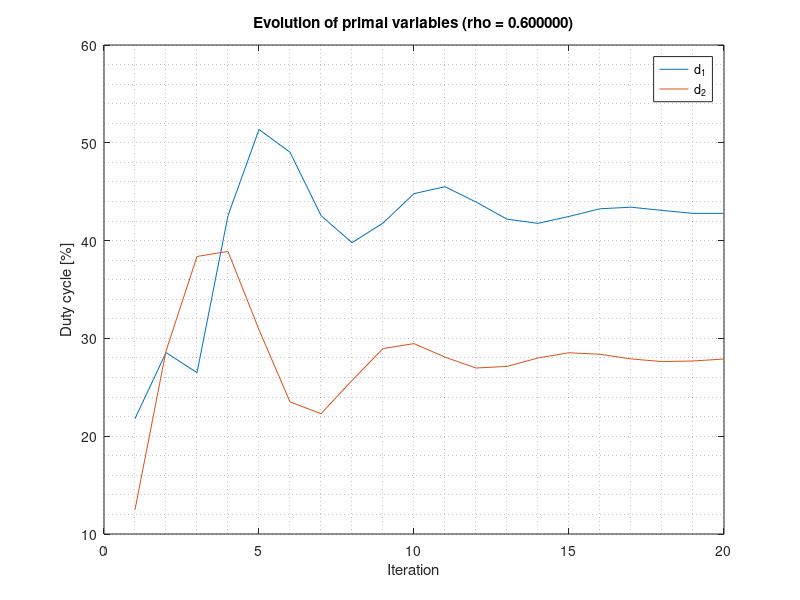
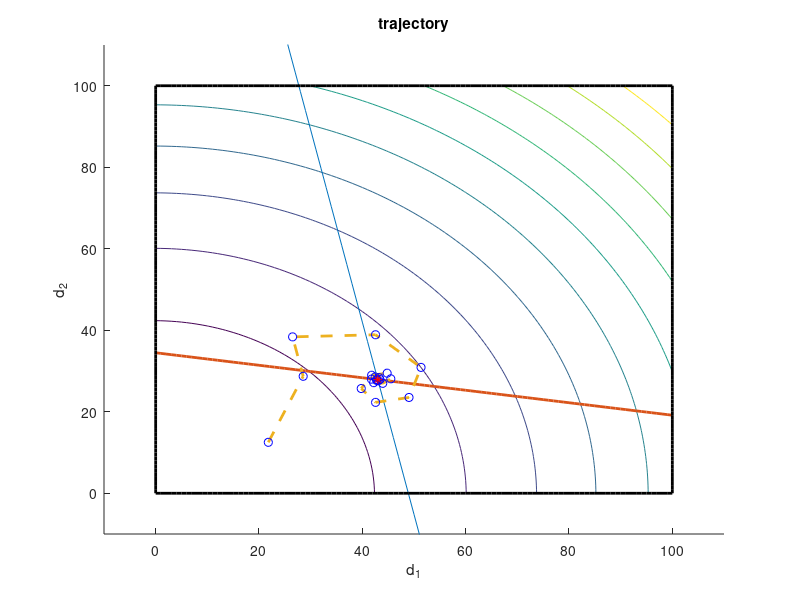

Write the MATLAB code that produced these figures, in order.
close all, clear all; clc; format shortg;

% SYSTEM / COST FUNCTION 
% k11 = 2; k12 = 1; k21 = 1; k22 = 2;
% L1 = 150; o1 = 30; L2 = 80; o2 = 0;
k11 = 1.84; k12 = 0.39; k21 = 0.40; k22 = 2.61;
L1 = 90; o1 = 0.02; L2 = 90; o2 = 0.02;
K = [k11, k12 ; k21 , k22];
L = [L1;L2]; o = [o1;o2];

c1 = 1; c2 = 1; q1 = 1; q2 = 1;
c = [c1 c2]; Q = [q1 0; 0 q2];
%% %%%%%%%%%%%%%%%%%%%%%%%%%%%%%%%%%%%%%%%%%%%%%%%%%%%%%%
% ----------------------------------------------------- %
%                 SOLVE WITH CONSENSUS
% ----------------------------------------------------- %
%%%%%%%%%%%%%%%%%%%%%%%%%%%%%%%%%%%%%%%%%%%%%%%%%%%%%%%%%
rho = 0.6;     
% ----------------------------------------------------- %
%node 1 initialization
d1 = [0;0];             % d[N_ELEMENTS]
d1_av = [0;0];          % d_av[N_ELEMENTS]
d2_copy = [0;0];        % d_copies[N_ELEMENTS][N_ELEMENTS]
y1 = [0;0];             
k1 = [k11;k12];         % unused
% ----------------------------------------------------- %
%node 2 initialization
d2 = [0;0];
d2_av = [0;0];
d1_copy = [0;0];
y2 = [0;0];
k2 = [k21;k22]; 
% ----------------------------------------------------- %

%iterations
iterations = 20;
for i=1:iterations,
  % node 1
   d11_best = -1; % d_best
   d12_best = -1; % d_best
   min_best_1(i) = 100000; %big number // min_best
   sol_unconstrained = 1;
   sol_boundary_linear = 1;
   sol_boundary_0 = 1;
   sol_boundary_100 = 1;
   sol_linear_0 = 1;
   sol_linear_100 = 1;
   z11 = -c1 - y1(1) + rho*d1_av(1);
   z12 = -y1(2) + rho*d1_av(2);
   u1 = o1-L1;
   u2 = 0;
   u3 = 100;
   p11 = 1/(rho+q1);
   p12 = 1/rho;
   n = k11*k11*p11 + k12*k12*p12;
   w1 = -k11*p11*z11-k12*z12*p12;
   w2 = -z11*p11;
   w3 = z11*p11;
   
   %% %%%%%%%%%%%%%%%%%%%%%%%%%%%%%%%%%%%%%%%%%%%%%%%%%%%%%%
   %            compute unconstrained minimum
   %%%%%%%%%%%%%%%%%%%%%%%%%%%%%%%%%%%%%%%%%%%%%%%%%%%%%%%%%
   d11u = p11*z11;
   d12u = p12*z12;
   buffer1_u(1,i) = d11u;
   buffer1_u(2,i) = d12u;
   %check feasibility of unconstrained minimum using local constraints
   if (d11u < 0), sol_unconstrained = 0; end;
   if (d11u > 100), sol_unconstrained = 0; end;
   if (k11*d11u + k12*d12u < L1-o1), sol_unconstrained = 0; end;
   % compute function value and if best store new optimum
   buffer1_u(3,i) = 0.5*q1*d11u^2 + c1*d11u + y1(1)*(d11u-d1_av(1)) + ...
           y1(2)*(d12u-d1_av(2)) + rho/2*(d11u-d1_av(1))^2 + rho/2*(d12u-d1_av(2))^2;
   if sol_unconstrained, 
       min_unconstrained = 0.5*q1*d11u^2 + c1*d11u + y1(1)*(d11u-d1_av(1)) + ...
           y1(2)*(d12u-d1_av(2)) + rho/2*(d11u-d1_av(1))^2 + rho/2*(d12u-d1_av(2))^2;
       if min_unconstrained < min_best_1(i),
           d11_best = d11u;
           d12_best = d12u;
           min_best_1(i) = min_unconstrained;
       end;
   end;
  
   %% %%%%%%%%%%%%%%%%%%%%%%%%%%%%%%%%%%%%%%%%%%%%%%%%%%%%%%
   %    compute minimum constrained to linear boundary   
   %%%%%%%%%%%%%%%%%%%%%%%%%%%%%%%%%%%%%%%%%%%%%%%%%%%%%%%%%
   d11bl = p11*z11+p11*k11/n*(w1-u1);
   d12bl = p12*z12+p12*k12/n*(w1-u1);  
   buffer1_l(1,i) = d11bl;
   buffer1_l(2,i) = d12bl;
   %check feasibility of minimum constrained to linear boundary
   if (d11bl < 0), sol_boundary_linear = 0; end;
   if (d11bl > 100), sol_boundary_linear = 0; end;
   % compute function value and if best store new optimum
   buffer1_l(3,i) = 0.5*q1*d11bl^2 + c1*d11bl + y1(1)*(d11bl-d1_av(1)) + ...
           y1(2)*(d12bl-d1_av(2)) + rho/2*(d11bl-d1_av(1))^2 + rho/2*(d12bl-d1_av(2))^2;
   if sol_boundary_linear, 
        min_boundary_linear = 0.5*q1*d11bl^2 + c1*d11bl + y1(1)*(d11bl-d1_av(1)) + ...
           y1(2)*(d12bl-d1_av(2)) + rho/2*(d11bl-d1_av(1))^2 + rho/2*(d12bl-d1_av(2))^2;
       if min_boundary_linear < min_best_1(i),
           d11_best = d11bl;
           d12_best = d12bl;
           min_best_1(i) = min_boundary_linear;
       end;
   end;
   
   %% %%%%%%%%%%%%%%%%%%%%%%%%%%%%%%%%%%%%%%%%%%%%%%%%%%%%%%
   %compute minimum constrained to 0 boundary
   %%%%%%%%%%%%%%%%%%%%%%%%%%%%%%%%%%%%%%%%%%%%%%%%%%%%%%%%%
   d11b0 = 0;
   d12b0 = p12*z12;
   buffer1_b0(1,i) = d11b0;
   buffer1_b0(2,i) = d12b0;
   %check feasibility of minimum constrained to 0 boundary
   if (d11b0 > 100), sol_boundary_0 = 0; end;
   if (k11*d11b0 + k12*d12b0 < L1-o1), sol_boundary_0 = 0; end;
   % compute function value and if best store new optimum
   buffer1_b0(3,i) = 0.5*q1*d11b0^2 + c1*d11b0 + y1(1)*(d11b0-d1_av(1)) + ...
           y1(2)*(d12b0-d1_av(2)) + rho/2*(d11b0-d1_av(1))^2 + rho/2*(d12b0-d1_av(2))^2;
   if sol_boundary_0, 
        min_boundary_0 = 0.5*q1*d11b0^2 + c1*d11b0 + y1(1)*(d11b0-d1_av(1)) + ...
           y1(2)*(d12b0-d1_av(2)) + rho/2*(d11b0-d1_av(1))^2 + rho/2*(d12b0-d1_av(2))^2;
       if min_boundary_0 < min_best_1(i),
           d11_best = d11b0;
           d12_best = d12b0;
           min_best_1(i) = min_boundary_0;
       end;
   end;
   
   %% %%%%%%%%%%%%%%%%%%%%%%%%%%%%%%%%%%%%%%%%%%%%%%%%%%%%%%
   %    compute minimum constrained to 100 boundary
   %%%%%%%%%%%%%%%%%%%%%%%%%%%%%%%%%%%%%%%%%%%%%%%%%%%%%%%%%
   d11b100 = 100;
   d12b100 = p12*z12;
   buffer1_b100(1,i) = d11b100;
   buffer1_b100(2,i) = d12b100;
   %check feasibility of minimum constrained to 100 boundary
   if (d11b0 < 0), sol_boundary_100 = 0; end;
   if (k11*d11b100 + k12*d12b100 < L1-o1), sol_boundary_100 = 0; end;
   % compute function value and if best store new optimum
       buffer1_b100(3,i) = 0.5*q1*d11b100^2 + c1*d11b100 + y1(1)*(d11b100-d1_av(1)) + ...
           y1(2)*(d12b100-d1_av(2)) + rho/2*(d11b100-d1_av(1))^2 + rho/2*(d12b100-d1_av(2))^2;
   if sol_boundary_100, 
        min_boundary_100 = 0.5*q1*d11b100^2 + c1*d11b100 + y1(1)*(d11b100-d1_av(1)) + ...
           y1(2)*(d12b100-d1_av(2)) + rho/2*(d11b100-d1_av(1))^2 + rho/2*(d12b100-d1_av(2))^2;
       if min_boundary_100 < min_best_1(i),
           d11_best = d11b100;
           d12_best = d12b100;
           min_best_1(i) = min_boundary_100;
       end;
   end;
   
   %% %%%%%%%%%%%%%%%%%%%%%%%%%%%%%%%%%%%%%%%%%%%%%%%%%%%%%%
   % compute minimum constrained to linear and zero boundary
   %%%%%%%%%%%%%%%%%%%%%%%%%%%%%%%%%%%%%%%%%%%%%%%%%%%%%%%%%
   common = (rho+q1)/((rho+q1)*n-k11*k11);
   det1 = common;
   det2 = -k11*common;
   det3 = det2;
   det4 = n*(rho+q1)*common;
   x1 = det1*w1 + det2*w2;
   x2 = det3*w1 + det4*w2;
   v1 = det1*u1 + det2*u2; %u2 = 0 so this can be simplified
   v2 = det3*u1 + det4*u2; %u2 = 0 so this can be simplified
   d11l0 = z11/(rho+q1) + p11*k11*(x1-v1) + p11*(x2-v2);
   d12l0 = z12/rho      + p12*k12*(x1-v1);
   buffer1_l0(1,i) = d11l0;
   buffer1_l0(2,i) = d12l0;
      %check feasibility
   if (d11l0 > 100), sol_linear_0 = 0; end;
   % compute function value and if best store new optimum
   buffer1_l0(3,i) = 0.5*q1*d11l0^2 + c1*d11l0 + y1(1)*(d11l0-d1_av(1)) + ...
           y1(2)*(d12l0-d1_av(2)) + rho/2*(d11l0-d1_av(1))^2 + rho/2*(d12l0-d1_av(2))^2;
   if sol_linear_0, 
        min_linear_0 = 0.5*q1*d11l0^2 + c1*d11l0 + y1(1)*(d11l0-d1_av(1)) + ...
           y1(2)*(d12l0-d1_av(2)) + rho/2*(d11l0-d1_av(1))^2 + rho/2*(d12l0-d1_av(2))^2;
       if min_linear_0 < min_best_1(i),
           d11_best = d11l0;
           d12_best = d12l0;
           min_best_1(i) = min_linear_0;
       end;
   end;
   
   %% %%%%%%%%%%%%%%%%%%%%%%%%%%%%%%%%%%%%%%%%%%%%%%%%%%%%%%
   % compute minimum constrained to linear and 100 boundary
   %%%%%%%%%%%%%%%%%%%%%%%%%%%%%%%%%%%%%%%%%%%%%%%%%%%%%%%%%
   common = (rho+q1)/((rho+q1)*n-k11*k11);
   det1 = common;
   det2 = k11*common;
   det3 = det2;
   det4 = n*(rho+q1)*common;
   x1 = det1*w1 + det2*w3;
   x2 = det3*w1 + det4*w3;
   v1 = det1*u1 + det2*u3; 
   v2 = det3*u1 + det4*u3; 
   d11l100 = p11*z11+p11*k11*(x1-v1)-p11*(x2-v2);
   d12l100 = p12*z12+p12*k12*(x1-v1);
   buffer1_l100(1,i) = d11l100;
   buffer1_l100(2,i) = d12l100;
   %check feasibility
   if (d11l100 < 0), sol_linear_100 = 0; end;
   % compute function value and if best store new optimum
   buffer1_l100(3,i) = 0.5*q1*d11l100^2 + c1*d11l100 + y1(1)*(d11l100-d1_av(1)) + ...
           y1(2)*(d12l100-d1_av(2)) + rho/2*(d11l100-d1_av(1))^2 + rho/2*(d12l100-d1_av(2))^2;         
   if sol_linear_100, 
        min_linear_100 = 0.5*q1*d11l100^2 + c1*d11l100 + y1(1)*(d11l100-d1_av(1)) + ...
           y1(2)*(d12l100-d1_av(2)) + rho/2*(d11l100-d1_av(1))^2 + rho/2*(d12l100-d1_av(2))^2;
       if min_linear_100 < min_best_1(i),
           d11_best = d11u;
           d12_best = d12u;
           min_best_1_(i) = min_linear_100;
       end;
    end;
    
   %% %%%%%%%%%%%%%%%%%%%%%%%%%%%%%%%%%%%%%%%%%%%%%%%%%%%%%%%%%
   %store data and save for next cycle
   %%%%%%%%%%%%%%%%%%%%%%%%%%%%%%%%%%%%%%%%%%%%%%%%%%%%%%%%%
   best_d11(i) = d11_best;
   best_d12(i) = d12_best;
   d1 = [d11_best;d12_best];
   buffer_d1(:,i) = d1;
   %compute average with available knowledge
   d1_av = (d1+d2_copy)/2;
   buffer_d1_av(:,i) = d1_av;
   %update local lagrangian
   y1 = y1 + rho*(d1-d1_av);
   buffer_y1(:,i) = y1;


% ----------------------------------------------------------------------- %

  % node 2 
  d21_best = -1;
   d22_best = -1;
   min_best_2(i) = 100000; %big number
   sol_unconstrained = 1;
   sol_boundary_linear = 1;
   sol_boundary_0 = 1;
   sol_boundary_100 = 1;
   sol_linear_0 = 1;
   sol_linear_100 = 1;
   z22 = -c2 - y2(2) + rho*d2_av(2);
   z21 = -y2(1) + rho*d2_av(1);
   u1 = o2-L2;
   u2 = 0;
   u3 = 100;
   p22 = 1/(rho+q2);
   p21 = 1/rho;
   n = k22*k22*p22 + k21*k21*p21;
   w1 = -k22*p22*z22-k21*z21*p21;
   w2 = -z22*p22;
   w3 = z22*p22;
   %compute unconstrained minimum
   d21u = p21*z21;
   d22u = p22*z22;
   buffer2_u(1,i) = d21u;
   buffer2_u(2,i) = d22u;
   %check feasibility of unconstrained minimum using local constraints
   if (d22u < 0), sol_unconstrained = 0; end;
   if (d22u > 100), sol_unconstrained = 0; end;
   if (k21*d21u + k22*d22u < L2-o2), sol_unconstrained = 0; end;
   % compute function value and if best store new optimum
   buffer2_u(3,i) = 0.5*q2*d22u^2 + c2*d22u + y2(1)*(d21u-d2_av(1)) + ...
           y2(2)*(d22u-d2_av(2)) + rho/2*(d21u-d2_av(1))^2 + rho/2*(d22u-d2_av(2))^2;
   if sol_unconstrained, 
        min_unconstrained = 0.5*q2*d22u^2 + c2*d22u + y2(1)*(d21u-d2_av(1)) + ...
           y2(2)*(d22u-d2_av(2)) + rho/2*(d21u-d2_av(1))^2 + rho/2*(d22u-d2_av(2))^2;
       if min_unconstrained < min_best_2(i),
           d21_best = d21u;
           d22_best = d22u;
           min_best_2(i) = min_unconstrained;
       end;
   end;
   %compute minimum constrained to linear boundary   
   d21bl = p21*z21+p21*k21/n*(w1-u1);
   d22bl = p22*z22+p22*k22/n*(w1-u1);
   buffer2_l(1,i) = d21bl;
   buffer2_l(2,i) = d22bl;   
   %check feasibility of minimum constrained to linear boundary
   if (d22bl < 0), sol_boundary_linear = 0; end;
   if (d22bl > 100), sol_boundary_linear = 0; end;
   % compute function value and if best store new optimum
   buffer2_l(3,i) = 0.5*q2*d22bl^2 + c2*d22bl + y2(1)*(d21bl-d2_av(1)) + ...
           y2(2)*(d22bl-d2_av(2)) + rho/2*(d21bl-d2_av(1))^2 + rho/2*(d22bl-d2_av(2))^2;
   if sol_boundary_linear, 
        min_boundary_linear = 0.5*q2*d22bl^2 + c2*d22bl + y2(1)*(d21bl-d2_av(1)) + ...
           y2(2)*(d22bl-d2_av(2)) + rho/2*(d21bl-d2_av(1))^2 + rho/2*(d22bl-d2_av(2))^2;
       if min_boundary_linear < min_best_2(i),
           d21_best = d21bl;
           d22_best = d22bl;
           min_best_2(i) = min_boundary_linear;
       end;
   end;
   %compute minimum constrained to 0 boundary
   d22b0 = 0;
   d21b0 = p21*z21;
   buffer2_b0(1,i) = d21b0;
   buffer2_b0(2,i) = d22b0;   
     %check feasibility of minimum constrained to 0 boundary
   if (k21*d21b0 + k22*d22b0 < L2-o2), sol_boundary_0 = 0; end;
   if (d22b0 > 100), sol_boundary_0 = 0; end;
   % compute function value and if best store new optimum
    buffer2_b0(3,i) = 0.5*q2*d22b0^2 + c2*d22b0 + y2(1)*(d21b0-d2_av(1)) + ...
           y2(2)*(d22b0-d2_av(2)) + rho/2*(d21b0-d2_av(1))^2 + rho/2*(d22b0-d2_av(2))^2;
   if sol_boundary_0, 
        min_boundary_0 = 0.5*q2*d22b0^2 + c2*d22b0 + y2(1)*(d21b0-d2_av(1)) + ...
           y2(2)*(d22b0-d2_av(2)) + rho/2*(d21b0-d2_av(1))^2 + rho/2*(d22b0-d2_av(2))^2;
       if min_boundary_0 < min_best_2(i),
           d21_best = d21b0;
           d22_best = d22b0;
           min_best_2(i) = min_boundary_0;
       end;
   end;
   %compute minimum constrained to 100 boundary
   d22b100 = 100;
   d21b100 = p21*z21;
   buffer2_b100(1,i) = d21b100;
   buffer2_b100(2,i) = d22b100;   
   %check feasibility of minimum constrained to 100 boundary
   if (k21*d21b100 + k22*d22b100 < L2-o2), sol_boundary_100 = 0; end;
   if (d22b100 < 0), sol_boundary_100 = 0; end;
   % compute function value and if best store new optimum
   buffer2_b100(3,i) = 0.5*q2*d22b100^2 + c2*d22b100 + y2(1)*(d21b100-d2_av(1)) + ...
           y2(2)*(d22b100-d2_av(2)) + rho/2*(d21b100-d2_av(1))^2 + rho/2*(d22b100-d2_av(2))^2;
   if sol_boundary_100, 
        min_boundary_100 = 0.5*q2*d22b100^2 + c2*d22b100 + y2(1)*(d21b100-d2_av(1)) + ...
           y2(2)*(d22b100-d2_av(2)) + rho/2*(d21b100-d2_av(1))^2 + rho/2*(d22b100-d2_av(2))^2;
       if min_boundary_100 < min_best_2(i),
           d21_best = d21b100;
           d22_best = d22b100;
           min_best_2(i) = min_boundary_100;
       end;
   end;
   % compute minimum constrained to linear and zero boundary
   common = (rho+q2)/((rho+q2)*n-k22*k22);
   det1 = common;
   det2 = -k22*common;
   det3 = det2;
   det4 = n*(rho+q2)*common;
   x1 = det1*w1 + det2*w2;
   x2 = det3*w1 + det4*w2;
   v1 = det1*u1 + det2*u2; %u2 = 0 so this can be simplified
   v2 = det3*u1 + det4*u2; %u2 = 0 so this can be simplified
   d22l0 = p22*z22+p22*k22*(x1-v1)+p22*(x2-v2);
   d21l0 = p21*z21+p21*k21*(x1-v1);
   buffer2_l0(1,i) = d21l0;
   buffer2_l0(2,i) = d22l0;    
   %check feasibility
   if(d22l0 > 100), sol_linear_0 = 0; end;
   % compute function value and if best store new optimum
   buffer2_l0(3,i) = 0.5*q2*d22l0^2 + c2*d22l0 + y2(1)*(d21l0-d2_av(1)) + ...
           y2(2)*(d22l0-d2_av(2)) + rho/2*(d21l0-d2_av(1))^2 + rho/2*(d22l0-d2_av(2))^2;
   if sol_linear_0, 
        min_linear_0 = 0.5*q2*d22l0^2 + c2*d22l0 + y2(1)*(d21l0-d2_av(1)) + ...
           y2(2)*(d22l0-d2_av(2)) + rho/2*(d21l0-d2_av(1))^2 + rho/2*(d22l0-d2_av(2))^2;
       if min_linear_0 < min_best_2(i),
           d21_best = d21l0;
           d22_best = d22l0;
           min_best_2(i) = min_linear_0;
       end;
   end;
   % compute minimum constrained to linear and 100 boundary
   common = (rho+q2)/((rho+q2)*n-k22*k22);
   det1 = common;
   det2 = k22*common;
   det3 = det2;
   det4 = n*(rho+q2)*common;
   x1 = det1*w1 + det2*w3;
   x2 = det3*w1 + det4*w3;
   v1 = det1*u1 + det2*u3; 
   v2 = det3*u1 + det4*u3; 
   d22l100 = p22*z22+p22*k22*(x1-v1)-p22*(x2-v2);
   d21l100 = p21*z21+p21*k21*(x1-v1);
   buffer2_l100(1,i) = d21l100;
   buffer2_l100(2,i) = d22l100;    
   %check feasibility
   if (d22l100 < 0), sol_linear_100 = 0; end;
   %now must choose the minimum among the feasible solutions
   % compute function value and if best store new optimum
   buffer2_l100(3,i) = 0.5*q2*d22l100^2 + c2*d22l100 + y2(1)*(d21l100-d2_av(1)) + ...
           y2(2)*(d22l100-d2_av(2)) + rho/2*(d21l100-d2_av(1))^2 + rho/2*(d22l100-d2_av(2))^2;
   if sol_linear_100, 
        min_linear_100 = 0.5*q2*d22l100^2 + c2*d22l100 + y2(1)*(d21l100-d2_av(1)) + ...
           y2(2)*(d22l100-d2_av(2)) + rho/2*(d21l100-d2_av(1))^2 + rho/2*(d22l100-d2_av(2))^2;
       if min_linear_100 < min_best_2(i),
           d21_best = d21u;
           d22_best = d22u;
           min_best_2(i) = min_linear100;
       end;
   end;
   

   %store data and save for next cycle
   best_d21(i) = d21_best;
   best_d22(i) = d22_best;
   d2 = [d21_best;d22_best];
   buffer_d2(:,i) = d2;
   %DEBUG: check with matlab quadprog
%    Q = [rho, 0; 0 rho+q2];
%    c = [y2(1)-rho*d2_av(1),c2+y2(2)-rho*d2_av(2)];
%    A = [-k21 -k22;0 -1; 0 1];
%    b = [o2-L2, 0, 100];
%    d2_ = quadprog(Q,c,A,b,[],[],[],[]);
   
   % Compute average with available data
   d2_av = (d1_copy+d2)/2;
   buffer_d2_av(:,i) = d2_av;
   % Update local lagrangian
   y2 = y2 + rho*(d2-d2_av);
   buffer_y2(:,i) = y2;
   
   % send node 1 solution to neighboors
   d1_copy = d1;
   % send solution to neighbors
   d2_copy = d2;
   
   d_copies = [d1_copy'; d2_copy']
   
   %save data for plots
   av1(i) = d1_av(1);
   av2(i) = d1_av(2); 
end;

%% Print buffers

disp('-----------------------------------------------------------');

buffer1_u
buffer1_l
buffer1_b0
buffer1_b100
buffer1_l0
buffer1_l100

buffer_d1
buffer_d1_av
buffer_y1

disp('-----------------------------------------------------------');

buffer2_u
buffer2_l
buffer2_b0
buffer2_b100
buffer2_l0
buffer2_l100

buffer_d2
buffer_d2_av
buffer_y2


% SOLVE WITH MATLAB QUADPROG
A = -K; b = [o1-L1; o2-L2];
lb = [0;0]; ub = [100;100];
% disp('Matlab solutions')
d = quadprog(Q,c,A,b,[],[],lb,ub);
l = K*d+o;

disp('Consensus Solutions')
d_ = d2_av
l_ = K*d_+o

d_copies

% % PLOTS
figure(10);
plot(1:iterations, av1, 1:iterations, av2);
grid minor;
legend('d_1','d_2');
title(sprintf('Evolution of primal variables (rho = %f)', rho));
xlabel('Iteration');
ylabel('Duty cycle [%]')
set(gcf, 'Position', get(0, 'Screensize'));

figure(15);
t = 0:100;
constr1 = (L1-o1)/k12-(k11/k12)*t;
constr2 = (L2-o2)/k22-(k21/k22)*t;
[x,y]=meshgrid(t,t);
hold on;
z = c1*x+c2*y+q1*x.^2+q2*y.^2;
contour(x,y,z);
plot(t,constr1,t,constr2,'LineWidth',2);
plot(t,zeros(size(t)),'k','LineWidth',2);
plot(zeros(size(t)),t,'k','LineWidth',2);
plot(t,100*ones(size(t)),'k','LineWidth',2);
plot(100*ones(size(t)),t,'k','LineWidth',2);
plot(av1,av2,'--','LineWidth',2);
plot(av1,av2,'bo');
title('trajectory');
xlabel('d_1');
ylabel('d_2');
plot(d(1),d(2),'r*')
axis([-10,110,-10,110]);
hold off;
set(gcf, 'Position', get(0, 'Screensize'));

% close all